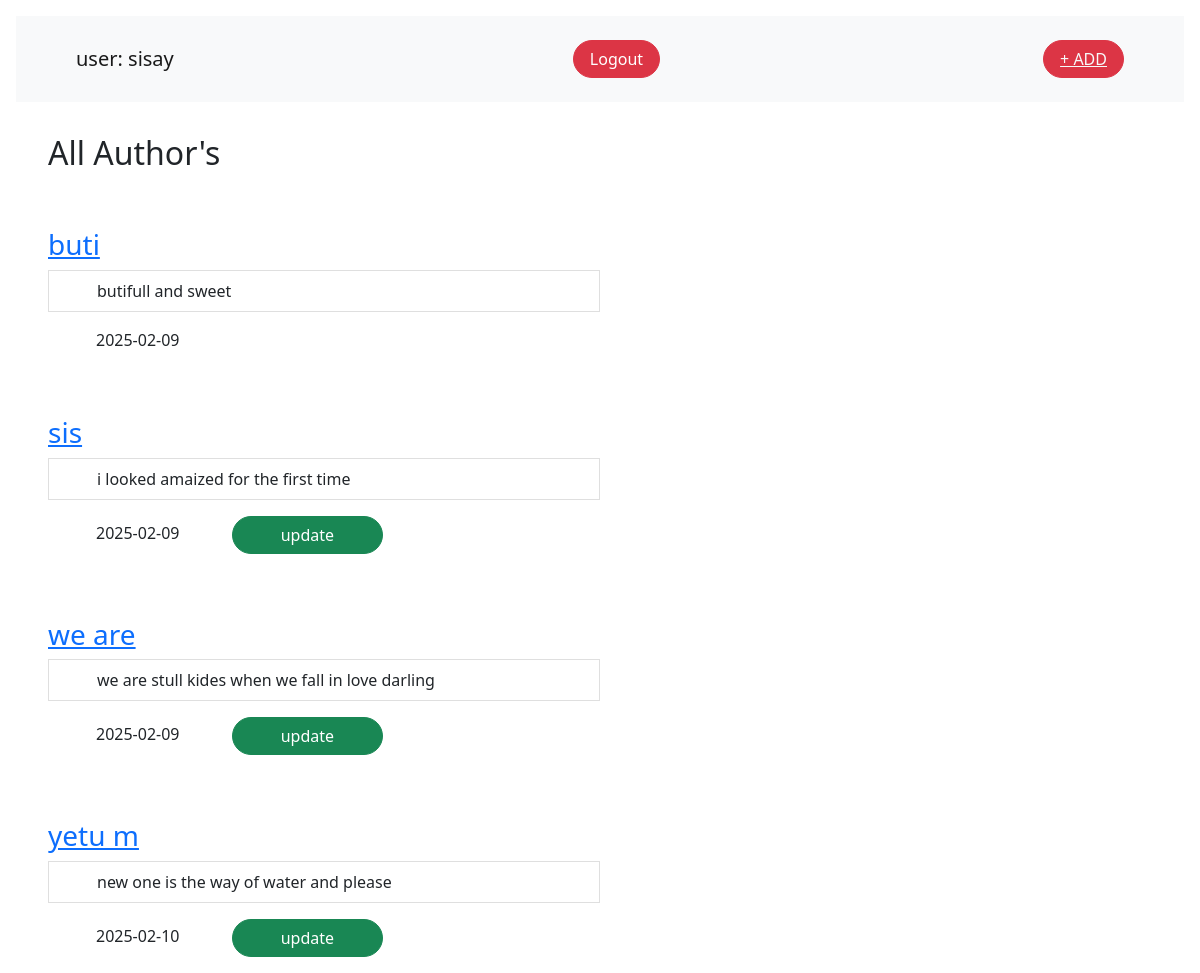
Screenshot of / (signed in) with the database file from the repository.
### formview/models.py (models this page shows, shortened)
class Trial(models.Model):
    username = models.ForeignKey(User,on_delete=models.CASCADE)
    name = models.CharField(max_length=6)
    title = models.CharField(max_length=255)
    slug = models.SlugField()
    message = models.CharField(max_length=255)
    date = models.DateField(auto_now_add=True)

### formview/views.py (the view)
# urls.py: path('',ListViewPage.as_view(), name = 'listView'),
class ListViewPage(ListView):
    template_name = 'list.html'
    model = Trial
    context_object_name = 'list'
    queryset = Trial.objects.all() #the default one to get all the model objects

### formview/templates/list.html (shortened to what this page needs)
<!DOCTYPE html>
<html lang="en">
<head>
    <link href="https://cdn.jsdelivr.net/npm/bootstrap@5.0.2/dist/css/bootstrap.min.css" rel="stylesheet">
</head>
<body>
  <nav class="navbar navbar-expand-lg navbar-light bg-light my-3 mx-3">
    <div class="container-fluid">
      <a class="navbar-brand px-5 " href="">user: {{user}}</a>
      {%if user.is_authenticated%}
      <form action="{%url 'form_views:logout'%}" method="post">
        <button class="btn btn-danger rounded-pill px-3 my-3" type="submit">Logout</button>
      </form>
      <button class="btn btn-danger rounded-pill px-3 mx-5 " type="submit"><a class="text-light" href="{%url 'form_views:forms'%}">+ ADD</a></button>
      {% else %}
      <a class="navbar-brand px-5 " href="{%url 'form_views:login'%}">login</a>
      <a class="navbar-brand px-5 " href="{%url 'form_views:signup'%}">signup</a>
      {%endif%}
    </div>
  </nav>
  <div class ="pt-3 px-5">
    <h2>All Author's</h2>
  </div>
    {% for author in list%}
    <div class="ps-5 py-3 pt-5 border-end-0 w-50">
        <h3><a class="py-5" href="{%url 'form_views:detail' author.slug %}">{{author.name}}</a></h3>
        <p class="ps-5 list-group-item">{{author.title}}</a></p>
        <span class="px-5">{{author.date|date:'Y-m-d'}}</span>
        {% if author.username == request.user %}
        <a href="{%url 'form_views:edit' author.slug%}"> <button class="btn btn-success px-5 rounded-pill">update</button></a>
        {% endif %}
    </div>
    {%endfor%}
</html>

### rows the page displays
Trial: name "buti", title "butifull and sweet", date "2025-02-09"
Trial: name "sis", title "i looked amaized for the first time", date "2025-02-09", shows "update"
Trial: name "we are", title "we are stull kides when we fall in love darling", date "2025-02-09", shows "update"
Trial: name "yetu m", title "new one is the way of water and please", date "2025-02-10", shows "update"

### other values shown
{{ user }} "sisay"
